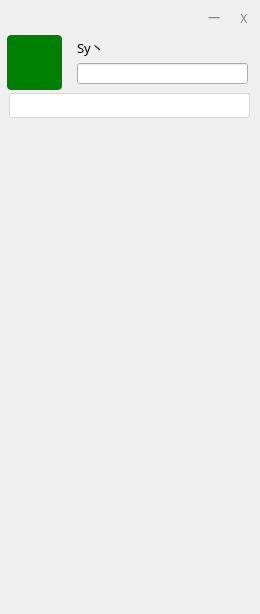
<?xml version="1.0" encoding="UTF-8"?>
<ui version="4.0">
 <class>Talk</class>
 <widget class="QWidget" name="Talk">
  <property name="geometry">
   <rect>
    <x>0</x>
    <y>0</y>
    <width>260</width>
    <height>614</height>
   </rect>
  </property>
  <property name="windowTitle">
   <string>Form</string>
  </property>
  <property name="layoutDirection">
   <enum>Qt::LeftToRight</enum>
  </property>
  <property name="autoFillBackground">
   <bool>false</bool>
  </property>
  <property name="styleSheet">
   <string notr="true">
  background:url(':/img/img/bg.jpg');
</string>
  </property>
  <widget class="QLabel" name="label">
   <property name="geometry">
    <rect>
     <x>199</x>
     <y>3</y>
     <width>30</width>
     <height>30</height>
    </rect>
   </property>
   <property name="font">
    <font>
     <family>微软雅黑</family>
    </font>
   </property>
   <property name="styleSheet">
    <string notr="true">QLabel{
   color:rgb(134, 134, 134);
}
QLabel:hover{
   background-color:rgb(58,149,222);
   color:white;

}</string>
   </property>
   <property name="text">
    <string>一</string>
   </property>
   <property name="alignment">
    <set>Qt::AlignCenter</set>
   </property>
  </widget>
  <widget class="QLabel" name="label_2">
   <property name="geometry">
    <rect>
     <x>229</x>
     <y>3</y>
     <width>30</width>
     <height>30</height>
    </rect>
   </property>
   <property name="font">
    <font>
     <family>微软雅黑</family>
    </font>
   </property>
   <property name="styleSheet">
    <string notr="true">QLabel{
   color:rgb(134, 134, 134);;
}
QLabel:hover{
  background-color:rgb(212, 64, 39);
  color:rgb(255, 255, 255);
}</string>
   </property>
   <property name="text">
    <string>X</string>
   </property>
   <property name="alignment">
    <set>Qt::AlignCenter</set>
   </property>
  </widget>
  <widget class="QWidget" name="widget" native="true">
   <property name="geometry">
    <rect>
     <x>-3</x>
     <y>33</y>
     <width>261</width>
     <height>801</height>
    </rect>
   </property>
   <property name="styleSheet">
    <string notr="true"/>
   </property>
   <widget class="QLabel" name="label_3">
    <property name="geometry">
     <rect>
      <x>10</x>
      <y>2</y>
      <width>55</width>
      <height>55</height>
     </rect>
    </property>
    <property name="cursor">
     <cursorShape>ArrowCursor</cursorShape>
    </property>
    <property name="styleSheet">
     <string notr="true">QLabel{
   background-color:green;
  border-radius:4px;
  background-image:url(':/kobe_1.jpg');

}
QLabel:hover{
   border:2px solid rgb(12, 255, 235);
}</string>
    </property>
    <property name="text">
     <string/>
    </property>
   </widget>
   <widget class="QLabel" name="label_6">
    <property name="geometry">
     <rect>
      <x>80</x>
      <y>4</y>
      <width>161</width>
      <height>20</height>
     </rect>
    </property>
    <property name="font">
     <font>
      <family>微软雅黑</family>
      <pointsize>10</pointsize>
     </font>
    </property>
    <property name="text">
     <string>Sy丶</string>
    </property>
   </widget>
   <widget class="QWidget" name="widget_2" native="true">
    <property name="geometry">
     <rect>
      <x>12</x>
      <y>90</y>
      <width>241</width>
      <height>441</height>
     </rect>
    </property>
    <property name="styleSheet">
     <string notr="true"/>
    </property>
   </widget>
   <widget class="QWidget" name="horizontalLayoutWidget">
    <property name="geometry">
     <rect>
      <x>0</x>
      <y>530</y>
      <width>261</width>
      <height>51</height>
     </rect>
    </property>
    <layout class="QHBoxLayout" name="horizontalLayout">
     <property name="spacing">
      <number>0</number>
     </property>
     <property name="rightMargin">
      <number>0</number>
     </property>
     <item>
      <widget class="QLabel" name="label_9">
       <property name="styleSheet">
        <string notr="true">QLabel{
  background:url(':/img/img/QQwhite.png');
}
QLabel:hover{
  background:url(':/img/img/QQgreen.png');
}</string>
       </property>
       <property name="text">
        <string/>
       </property>
       <property name="alignment">
        <set>Qt::AlignCenter</set>
       </property>
      </widget>
     </item>
     <item>
      <widget class="QLabel" name="label_10">
       <property name="styleSheet">
        <string notr="true">QLabel{
  background:url(':/img/img/contact_white.png');
}
QLabel:hover{
  background:url(':/img/img/contact_green.png');
}</string>
       </property>
       <property name="text">
        <string/>
       </property>
       <property name="alignment">
        <set>Qt::AlignCenter</set>
       </property>
      </widget>
     </item>
     <item>
      <widget class="QLabel" name="label_8">
       <property name="styleSheet">
        <string notr="true">QLabel{
  background:url(':/img/img/monments_white.png');
}
QLabel:hover{
  background:url(':/img/img/monments_green.png');
}</string>
       </property>
       <property name="text">
        <string/>
       </property>
       <property name="alignment">
        <set>Qt::AlignCenter</set>
       </property>
      </widget>
     </item>
    </layout>
   </widget>
   <widget class="QLineEdit" name="lineEdit">
    <property name="geometry">
     <rect>
      <x>12</x>
      <y>60</y>
      <width>241</width>
      <height>25</height>
     </rect>
    </property>
    <property name="font">
     <font>
      <family>微软雅黑</family>
     </font>
    </property>
    <property name="styleSheet">
     <string notr="true">QLineEdit{
  border:1px solid rgb(219, 211, 222);
  border-radius:2px;
}</string>
    </property>
   </widget>
   <widget class="QLineEdit" name="lineEdit_2">
    <property name="geometry">
     <rect>
      <x>80</x>
      <y>30</y>
      <width>171</width>
      <height>21</height>
     </rect>
    </property>
    <property name="styleSheet">
     <string notr="true">background:url(':/img/img/bg.jpg');</string>
    </property>
   </widget>
  </widget>
  <widget class="QLabel" name="label_4">
   <property name="geometry">
    <rect>
     <x>0</x>
     <y>3</y>
     <width>201</width>
     <height>30</height>
    </rect>
   </property>
   <property name="styleSheet">
    <string notr="true"/>
   </property>
   <property name="text">
    <string/>
   </property>
  </widget>
 </widget>
 <resources/>
 <connections/>
</ui>
